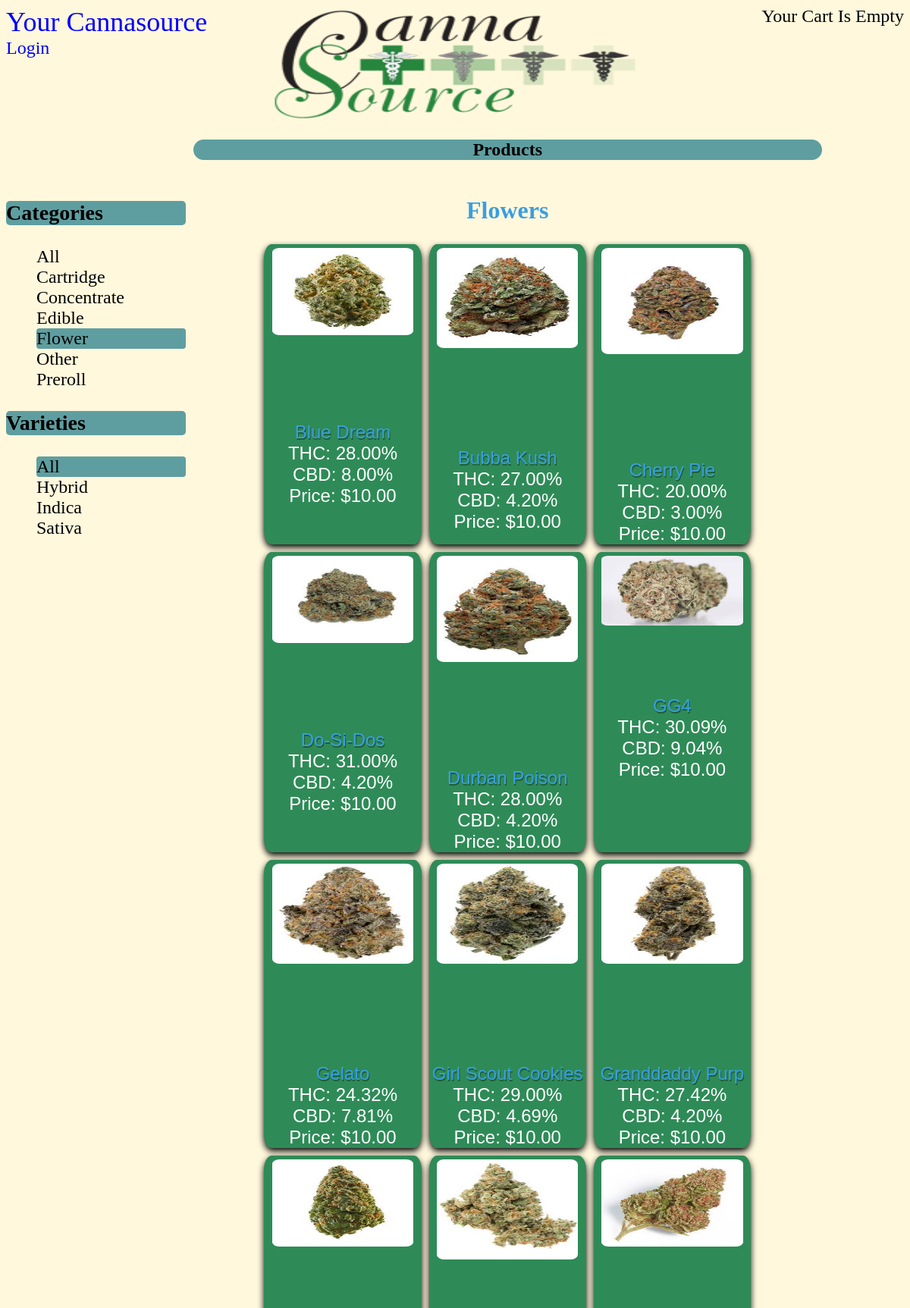
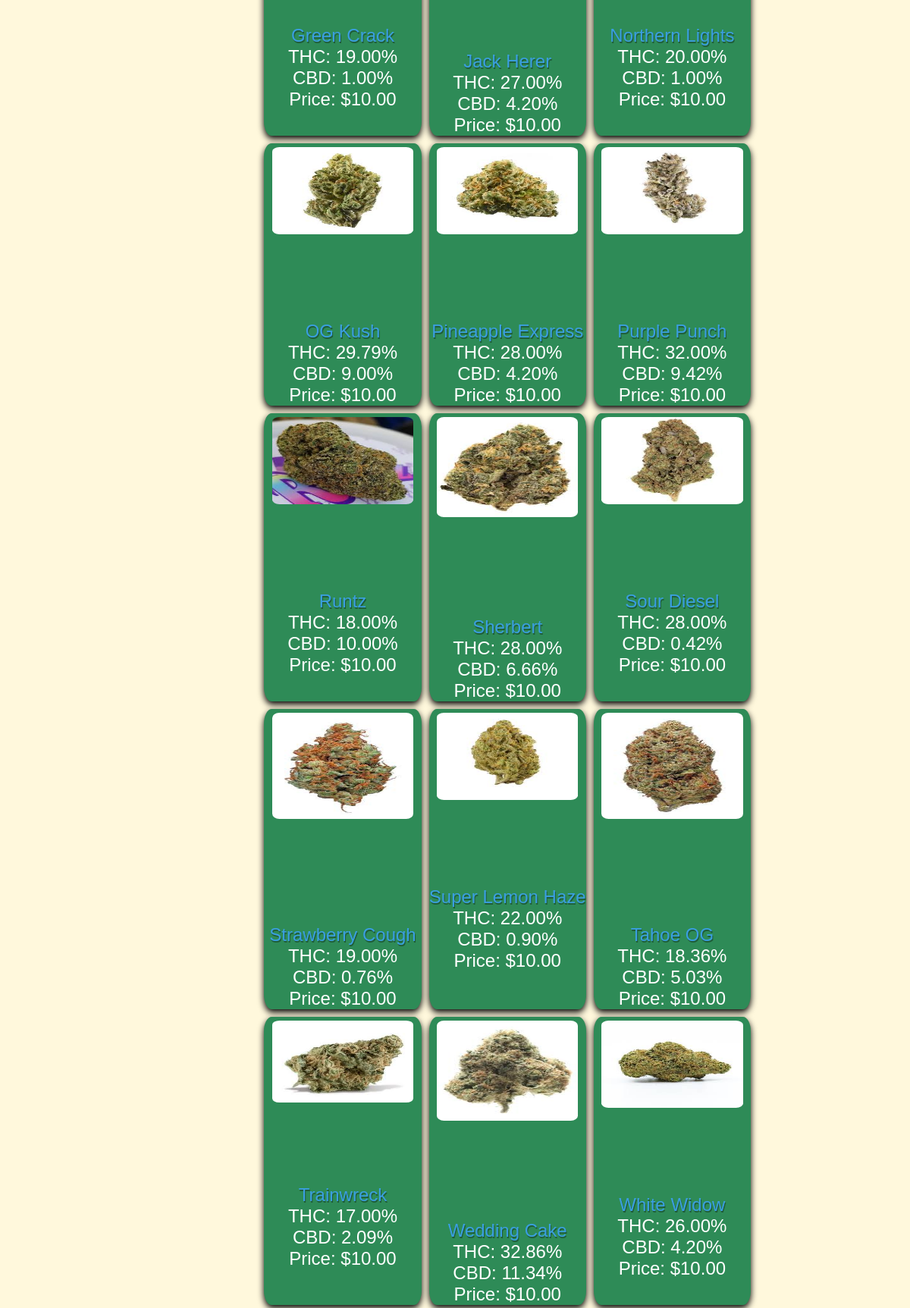
Page /categories/flower/ (upper part) on the committed database (2 pictures, top to bottom).
### online_shop/models.py (models this page shows, shortened)
class Category(models.Model):
    FLOWER = 'Flower'
    CONCENTRATE = 'Concentrate'
    CARTRIDGE = 'Cartridge'
    EDIBLE = 'Edible'
    OTHER = 'Other'
    PREROLL = 'Preroll'
    TYPE_OF_CANNABIS = [
        (FLOWER, 'Flower'),
        (CONCENTRATE, 'Concentrate'),
        (CARTRIDGE, 'Cartridge'),
        (EDIBLE, 'Edible'),
        (OTHER, 'Other'),
        (PREROLL, 'Preroll'),
    ]
    name = models.CharField(max_length=11, choices=TYPE_OF_CANNABIS, default=FLOWER) # Flower, Concentrate, Edible
    slug = models.SlugField(max_length=200, unique=True) # Used to create unique url for search
    class Meta:
        ordering = ('name',)
        verbose_name = 'category'
        verbose_name_plural = 'categories'
    def get_absolute_url(self):
        return reverse('online_shop:product_list_by_category', args=[self.slug])
    def __str__(self):
        return self.name

class Variety(models.Model):
    INDICA = 'Indica'
    SATIVA = 'Sativa'
    HYBRID = 'Hybrid'
    KIND_OF_CANNABIS = [
        (INDICA, 'Indica'),
        (SATIVA, 'Sativa'),
        (HYBRID, 'Hybrid'),
    ]
    name = models.CharField(max_length=6, choices=KIND_OF_CANNABIS, default=HYBRID) # Hybrid, Indica, Sativa
    slug = models.SlugField(max_length=200, unique=True) # Used to create unique url for search
    class Meta:
        ordering = ('name',)
        verbose_name = 'variety'
        verbose_name_plural = 'varieties'
    def get_variety_url(self):
        return reverse('online_shop:variety_list', args=[self.slug])

class Product(models.Model):
    category = models.ForeignKey(Category, related_name='products', on_delete=models.CASCADE) # Flower, Concentrate, Edible
    variety = models.ForeignKey(Variety, related_name='products', on_delete=models.CASCADE) # Hybrid, Indica, Sativa
    quantity = models.ForeignKey(Quantity, related_name='products', on_delete=models.CASCADE) # Weight in GRAMS/ packaging
    name = models.CharField(max_length=200, db_index=True) #Strain
    slug = models.SlugField(max_length=200, db_index=True) #Auto-generated url 'www.w/slug'
    image = models.ImageField(upload_to='products/%Y/%m/%d', default='../media/no_image.png') #Pic of product
    inventory = models.DecimalField(max_digits=6, decimal_places=2, default=0) # Quantity on hand
    thc = models.DecimalField(max_digits=6, decimal_places=2) # THC % 33.42% THC
    cbd = models.DecimalField(max_digits=6, decimal_places=2) # CBD % 7.66% CBD
    price = models.DecimalField(max_digits=6, decimal_places=2) # Price in Dollars
    available = models.BooleanField(default=True) # More than 1 GRAM in inventory? T/F
    created  = models.DateTimeField(auto_now_add=True) # Auto Timestamp upon creation
    updated = models.DateTimeField(auto_now=True) # Auto Timestamp upon changes
    class Meta:
        ordering = ('name',)
        index_together = (('id', 'slug'),)
    def get_absolute_url(self):
        return reverse('online_shop:product_detail',
        args=[self.id, self.slug,])

### online_shop/views.py (the view)
# urls.py: path('categories/<slug:category_slug>/', views.product_list, name='product_list_by_category'),
def product_list(request, category_slug=None, variety_slug=None):
    category = None
    variety = None
    categories = Category.objects.all()
    varieties = Variety.objects.all()
    products = Product.objects.filter(available=True)
    if category_slug:
        category = get_object_or_404(Category, slug=category_slug)
        products = products.filter(category=category)
    elif variety_slug:
        variety = get_object_or_404(Variety, slug = variety_slug)
        products = products.filter(variety=variety)
    return render(request, 'product/list.html',{
        'category': category,
        'categories': categories,
        'products': products,
        'variety': variety,
        'varieties': varieties,
    })

### cart/cart.py (called while the page is built)
    def __len__(self):
        return sum(item['quantity'] for item in self.cart.values())

### cart/context_processors.py (called while the page is built)
def cart(request):
    return {'cart': Cart(request)}

### templates/product/list.html (shortened to what this page needs)
{% extends 'shop/base.html' %}
{% load static %}
{% load thumbnail %}
{% block content %}
    <div id="sidebar">
        <h3>Categories</h3>
        <ul>
            <li {% if not category %} class="selected"{% endif %}>
            <a href="{% url 'online_shop:product_list' %}">All</a>
            </li>
            {% for c in categories %}
                <li {% if category.slug == c.slug %} class="selected"{% endif %}>
                    <a href="{{ c.get_absolute_url }}">{{ c.name }}</a>
                </li>
                {% endfor %}
        </ul>
        <h3>Varieties</h3>
        <ul>
            <li {% if not variety %} class="selected"{% endif %}>
            <a href="{% url 'online_shop:product_list' %}">All</a>
            </li>
            {% for v in varieties %}
                <li {% if variety.slug == v.slug %} class="selected"{% endif %}>
                    <a href="{{ v.get_variety_url }}">{{ v.name }}</a>
                </li>
                {% endfor %}
        </ul>
    </div>
    <h1 id="list_title">Products</h1>
    {% if category %}
    <div class="product_list">
        <h1><a class="category_of_product" href="{{ c.get_absolute_url }}">{{category}}s</a></h1>
            <div class="item">
                {% for product in products %}
                    {% if product.category == category %}
                    <div class="card">
                        {% thumbnail product.image "200x200" as im %}
                        <div class="img-box">
                            <a href="{{ product.get_absolute_url }}"><img src="{{ im.url }}" width="{{ im.width }}" height="{{ im.height }}" class="image"></a>
                        </div>
                        {% endthumbnail %}
                        <p class="product-link"><a href="{{ product.get_absolute_url }}">{{ product.name }}</a></p>
                        <div class="product_info">
                            <p class="info_product" id="thc_content">THC: {{ product.thc }}%</p>
                            <p class="info_product" id="cbd_content">CBD: {{ product.cbd }}%</p>
                            <p class="info_product" id="product_price">Price: ${{ product.price }}</p>
                        </div>
                    </div>
                    {% endif %}
                {% endfor %}
            </div>
    </div>
    {% endif %}
{% endblock %}

### static/css/base.css (style rules this page uses)
body { display: grid; grid-template-columns: 100%; grid-template-rows: 20% 85% 5%; height: 100vh; background-color: cornsilk; }
h3 { background-color: cadetblue; border-radius: 5px; }
a { text-decoration: none; color:#3a9ee1; }
#sidebar ul li.selected { background: cadetblue; border-radius:4px; }
li { list-style: none; }
li a { color: black; }
#list_title { grid-row: 1; grid-column: 2/-1; text-align: center; background-color: cadetblue; border-radius: 25px; font-size: 2vw; }
#sidebar { grid-row: 2; grid-column: 1; font-size: 2vw; color: black; }
.product_list { grid-row: 2; grid-column: 2; display: flex; flex-direction: column; text-align: center; }
.card { box-shadow: 0 4px 8px 0 rgba(0, 0, 0, 1); overflow-wrap: break-word; background-color: seagreen; width: 25%; margin: 5px 5px 5px 5px; text-align: center; font-family: arial; display: flex; flex-direction: column; align-items: center; border-radius: 5%; color: white ; }
.product-link { margin: 0%; font-size: 2vw; text-shadow: 1px 2px rgba(0, 0, 0, 0.35); }
.info_product { margin: 0%; font-size: 2vw; }
.item { display: flex; flex-wrap: wrap; flex-direction: row; justify-content: center; }
.img-box { margin-top: 5px; width: 90%; }
.image { border-radius: 5%; width: 100%; max-height: 50%; }

### rows in the picture
Category: name "Cartridge"
Category: name "Concentrate"
Category: name "Edible"
Category: name "Flower"
Category: name "Other"
Category: name "Preroll"
Variety: name "Hybrid"
Variety: name "Indica"
Variety: name "Sativa"
Product: shows a picture, name "Blue Dream", thc "28.00", cbd "8.00", price "10.00"
Product: shows a picture, name "Bubba Kush", thc "27.00", cbd "4.20", price "10.00"
Product: shows a picture, name "Cherry Pie", thc "20.00", cbd "3.00", price "10.00"
Product: shows a picture, name "Do-Si-Dos", thc "31.00", cbd "4.20", price "10.00"
Product: shows a picture, name "Durban Poison", thc "28.00", cbd "4.20", price "10.00"
Product: shows a picture, name "GG4", thc "30.09", cbd "9.04", price "10.00"
Product: shows a picture, name "Gelato", thc "24.32", cbd "7.81", price "10.00"
Product: shows a picture, name "Girl Scout Cookies", thc "29.00", cbd "4.69", price "10.00"
Product: shows a picture, name "Granddaddy Purp", thc "27.42", cbd "4.20", price "10.00"
Product: shows a picture, name "Green Crack", thc "19.00", cbd "1.00", price "10.00"
Product: shows a picture, name "Jack Herer", thc "27.00", cbd "4.20", price "10.00"
Product: shows a picture, name "Northern Lights", thc "20.00", cbd "1.00", price "10.00"
Product: shows a picture, name "OG Kush", thc "29.79", cbd "9.00", price "10.00"
Product: shows a picture, name "Pineapple Express", thc "28.00", cbd "4.20", price "10.00"
Product: shows a picture, name "Purple Punch", thc "32.00", cbd "9.42", price "10.00"
Product: shows a picture, name "Runtz", thc "18.00", cbd "10.00", price "10.00"
Product: shows a picture, name "Sherbert", thc "28.00", cbd "6.66", price "10.00"
Product: shows a picture, name "Sour Diesel", thc "28.00", cbd "0.42", price "10.00"
Product: shows a picture, name "Strawberry Cough", thc "19.00", cbd "0.76", price "10.00"
Product: shows a picture, name "Super Lemon Haze", thc "22.00", cbd "0.90", price "10.00"
Product: shows a picture, name "Tahoe OG", thc "18.36", cbd "5.03", price "10.00"
Product: shows a picture, name "Trainwreck", thc "17.00", cbd "2.09", price "10.00"
Product: shows a picture, name "Wedding Cake", thc "32.86", cbd "11.34", price "10.00"
Product: shows a picture, name "White Widow", thc "26.00", cbd "4.20", price "10.00"
